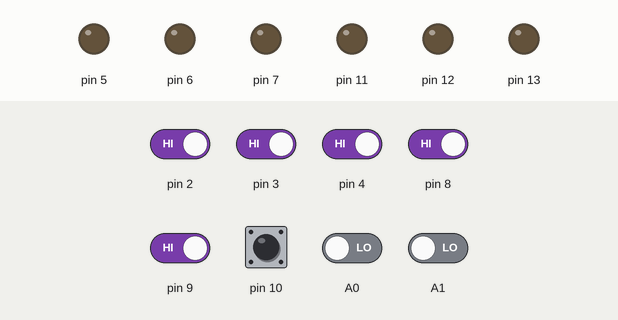
This sketch was run on a simulated Arduino Uno, built with avr-gcc and run on an emulated ATmega328P. On the bench: output pins drawn as LEDs (lit = HIGH). The test bench sets the inputs (shaded band); at power-on: pin 2–4, pin 8–10 HIGH, A0, A1 LOW.

Above: at 1.2 s.
1.3 s: A0 driven HIGH
At 2.3 s:
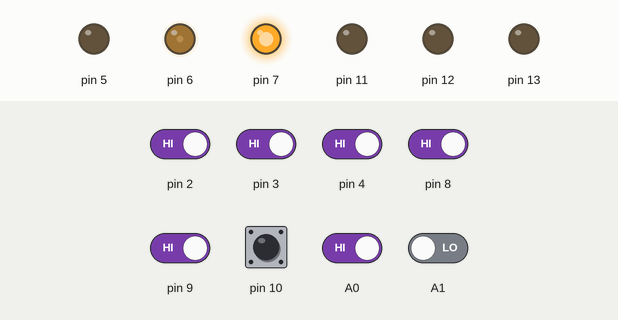
2.8 s: A1 driven HIGH
At 3.4 s:
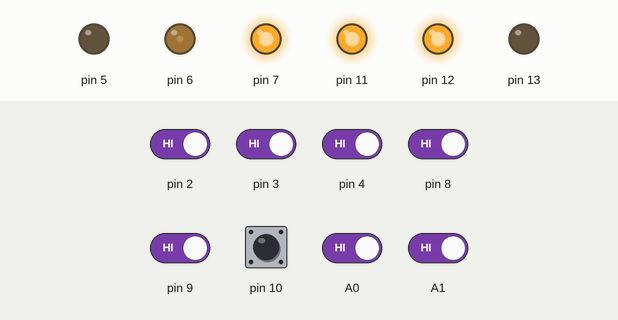
4.3 s: A0 driven LOW
At 4.6 s:
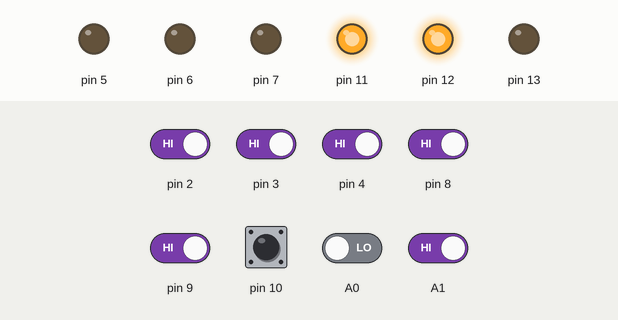
5.8 s: pin 2 driven LOW and pin 3 driven LOW and pin 4 driven LOW and pin 8 driven LOW and pin 9 driven LOW
At 6.9 s:
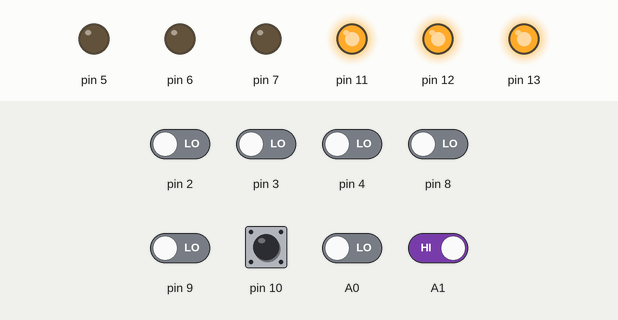
7.3 s: A0 driven HIGH
At 8.0 s:
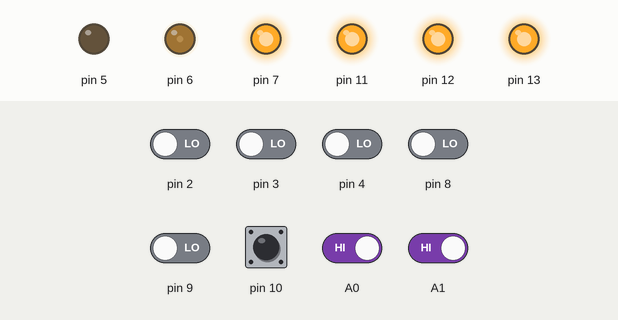
8.8 s: pin 3 driven HIGH
At 9.2 s:
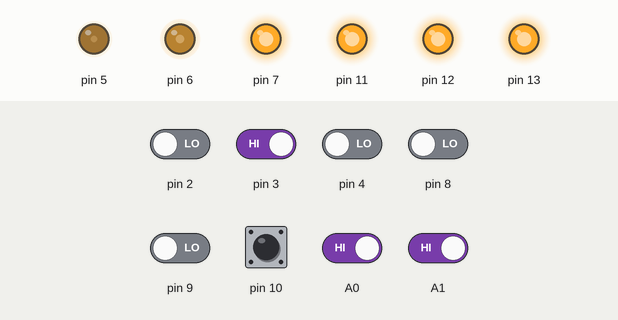
Timing chart, 0 to 11.3 s (numbered marks = the images above; inputs shaded):
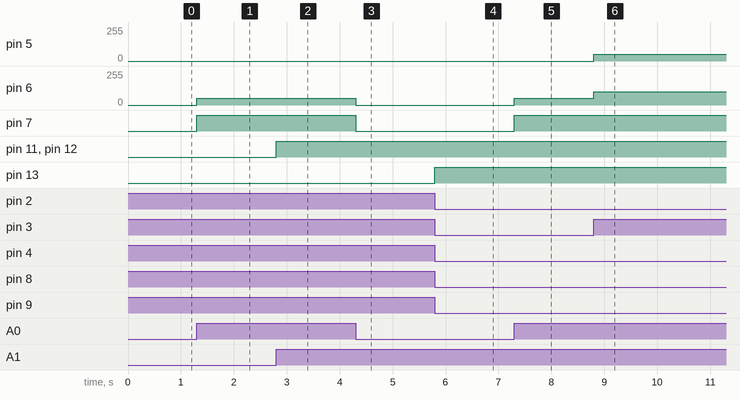

Measured:
- after the input at 1.3 s, pin 6: 0/255 → 50/255 at once; pin 7: LOW → HIGH at once
- after the input at 2.8 s, pin 11, pin 12: LOW → HIGH at once
- after the input at 4.3 s, pin 6: 50/255 → 0/255 at once; pin 7: HIGH → LOW at once
- after the input at 5.8 s, pin 13: LOW → HIGH at once
- after the input at 7.3 s, pin 6: 0/255 → 50/255 at once; pin 7: LOW → HIGH at once
- after the input at 8.8 s, pin 5: 0/255 → 50/255 at once; pin 6: 50/255 → 100/255 at once

The sketch:

light_control.ino
```cpp
void setup() {
  pinMode(2, INPUT);
  pinMode(3, INPUT);
  pinMode(4, INPUT);
  pinMode(7, OUTPUT);
  pinMode(6, OUTPUT);
  pinMode(5, OUTPUT);
  pinMode(A0, INPUT);
  pinMode(A1, INPUT);
  pinMode(8, INPUT);
  pinMode(9, INPUT);
  pinMode(10, INPUT);
  pinMode(11, OUTPUT);
  pinMode(12, OUTPUT);
  pinMode(13, OUTPUT);
}

void loop() {
  int switchValue1 = digitalRead(3);
  int switchValue2 = digitalRead(2);
  int switchValue3 = digitalRead(4);
  int sv1 = digitalRead(8);
  int sv2 = digitalRead(9);
  int sv3 = digitalRead(10);
  int pir = digitalRead(A0);
  int pir2 = digitalRead(A1);
  if (pir == 1) {
    if ((switchValue1 == 0) && (switchValue2 == 0) && (switchValue3 == 0)) {
      analogWrite(7, 255);
      analogWrite(6, 50);
      analogWrite(5, 0);
    }
    else if ((switchValue1 == 1) && (switchValue2 == 0) && (switchValue3 == 0)) {
      analogWrite(7, 255);
      analogWrite(6, 100);
      analogWrite(5, 50);
    }
    else if ((switchValue1 == 0) && (switchValue2 == 1) && (switchValue3 == 0)) {
      analogWrite(7, 255);
      analogWrite(6, 50);
      analogWrite(5, 0);
    }
    else if ((switchValue1 == 0) && (switchValue2 == 0) && (switchValue3 == 1)) {
      analogWrite(7, 255);
      analogWrite(6, 0);
      analogWrite(5, 100);
    }
    else {
      analogWrite(7, 255);
      analogWrite(6, 50);
      analogWrite(5, 0);
    }
  }
  else {
    digitalWrite(7, LOW);
    digitalWrite(6, LOW);
    digitalWrite(5, LOW);
  }
  if (pir2 == 1) {
    if ((sv1 == 0) && (sv2 == 0) && (sv3 == 0)) {
      analogWrite(11, 255);
      analogWrite(12, 128);
      analogWrite(13, 0);
    }
    else if ((sv1 == 1) && (sv2 == 0) && (sv3 == 0)) {
      analogWrite(11, 255);
      analogWrite(12, 128);
      analogWrite(13, 0);
    }
    else if ((sv1 == 0) && (sv2 == 1) && (sv3 == 0)) {
      analogWrite(11, 255);
      analogWrite(12, 0);
      analogWrite(13, 128);
    }
    else if ((sv1 == 0) && (sv2 == 0) && (sv3 == 1)) {
      analogWrite(11, 255);
      analogWrite(12, 128);
      analogWrite(13, 255);
    }
    else {
      analogWrite(11, 255);
      analogWrite(12, 128);
      analogWrite(13, 0);
    }
  }
  else {
    digitalWrite(11, LOW);
    digitalWrite(12, LOW);
    digitalWrite(13, LOW);
  }
}
```
